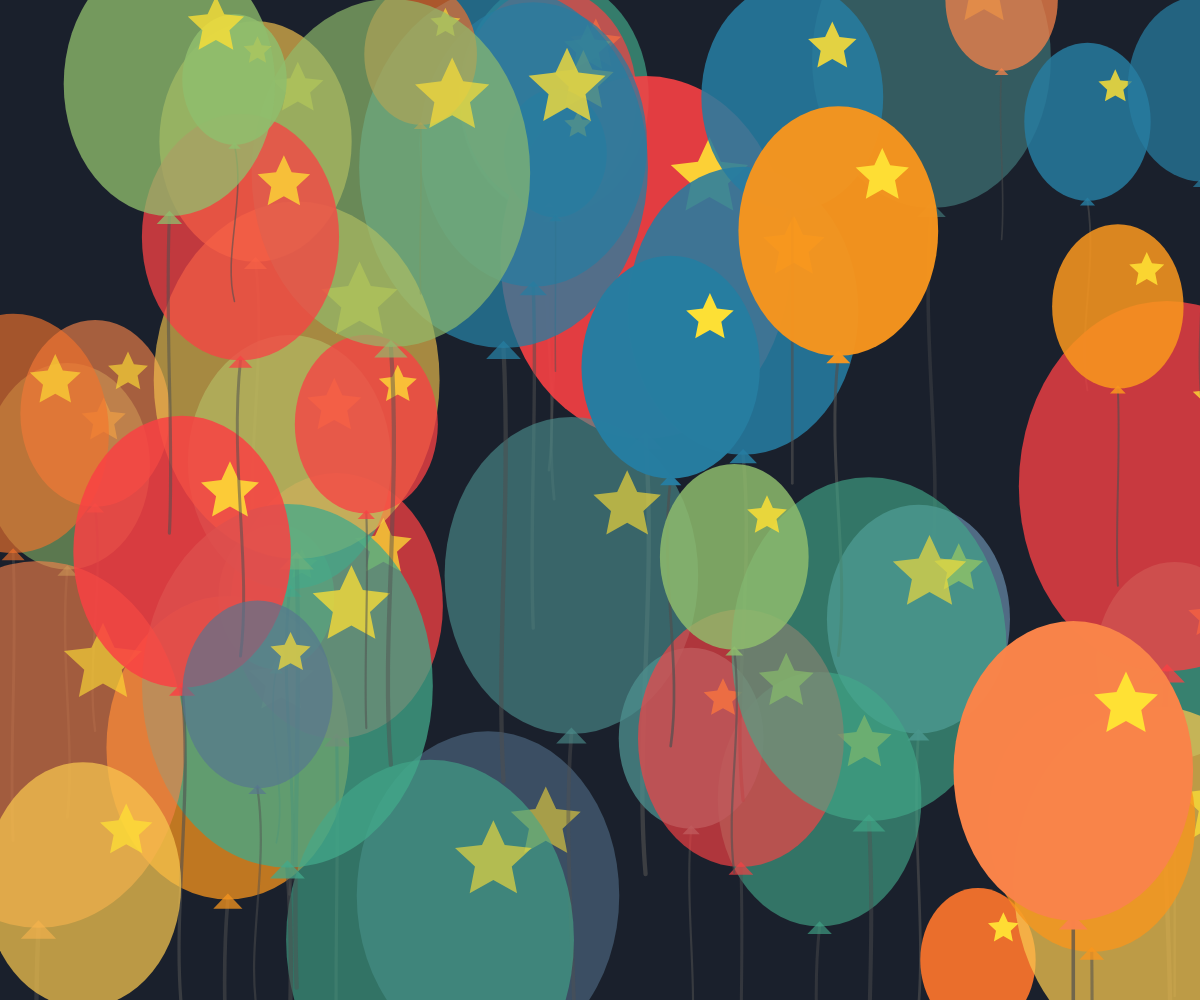
Frame 1 (no input)
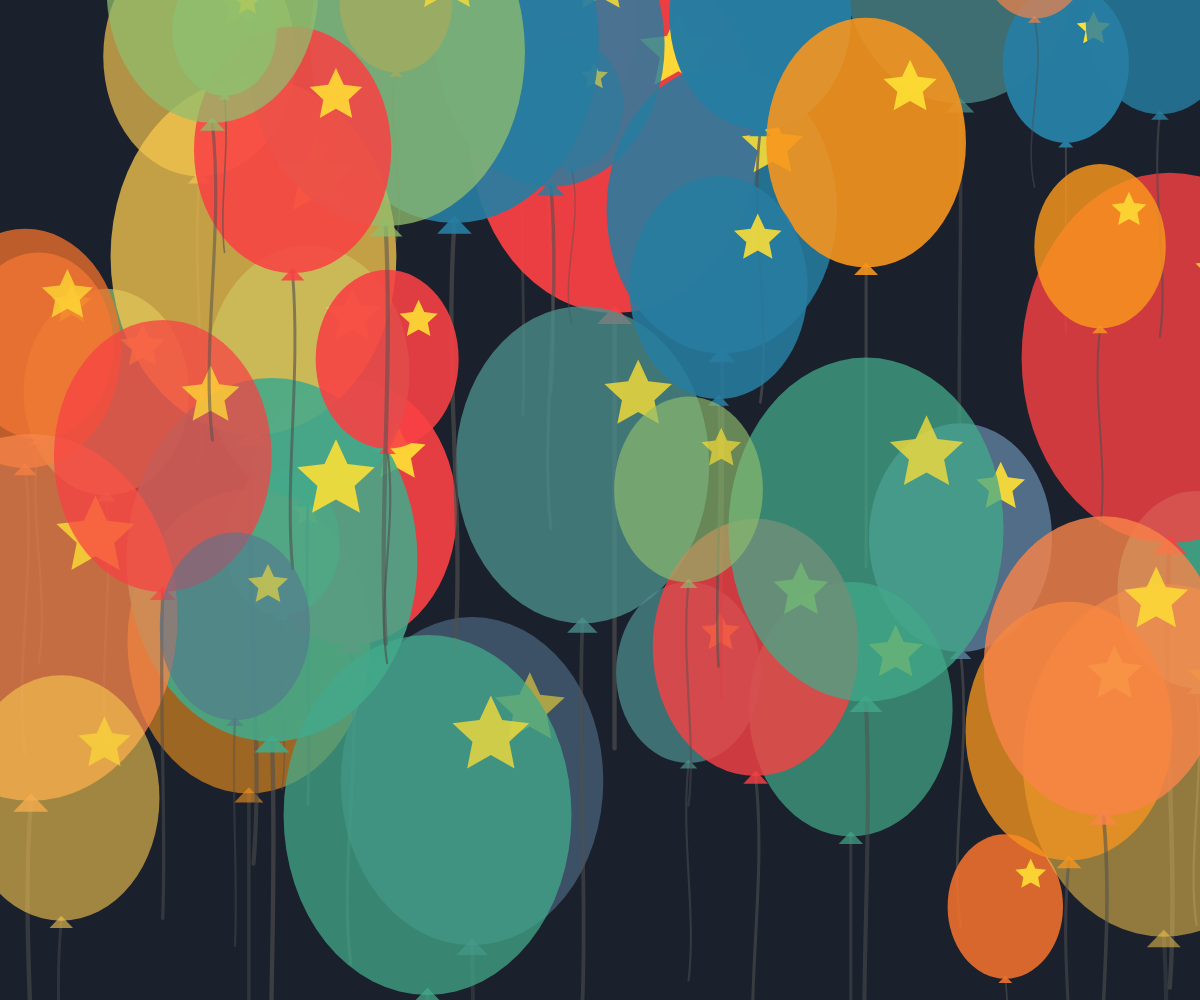
Frame 60 (no input)
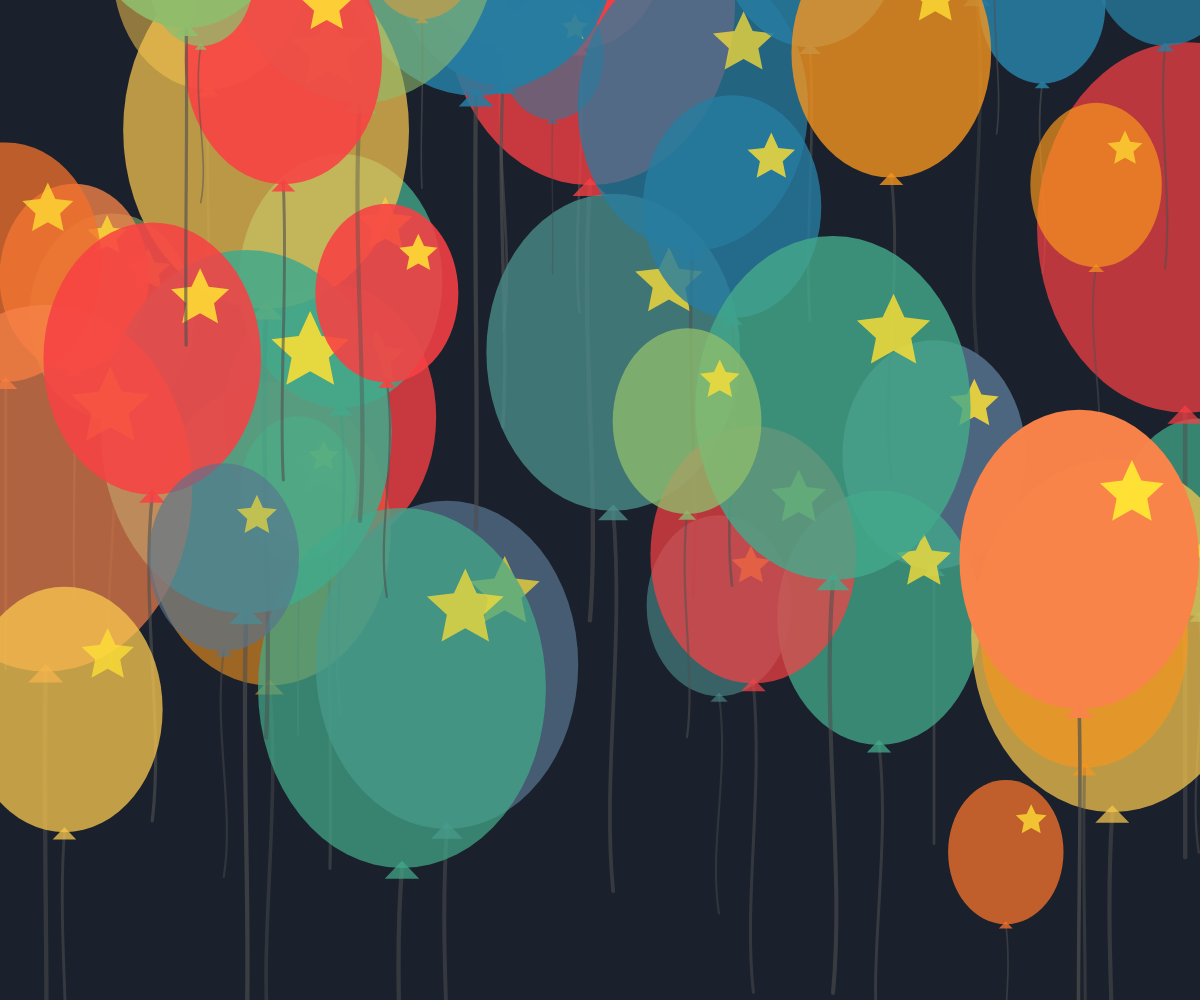
Frame 120 (the mouse pressed at the canvas centre since frame 60)

The p5.js sketch that drew these frames (run headless with seeded random() and noise() and a simulated clock; from frame 60 on, the mouse is pressed at the canvas centre):

// p5.js sketch
// ── sketch.js
// 定義畫面上欲產生的氣球總數量
const BALLOON_COUNT = 50;

// 定義氣球色彩參考色盤（十六進位色碼字串陣列）
const COLOR_PALETTE = [
  '#f94144', '#f3722c', '#f8961e', '#f9844a', '#f9c74f',
  '#90be6d', '#43aa8b', '#4d908e', '#577590', '#277da1'
];

// 宣告儲存所有氣球物件實例的陣列
let balloons = [];

// 定義氣球類別（Balloon）以封裝個別狀態與渲染行為
class Balloon {
  // 建構函式，初始化氣球屬性
  constructor() {
    // 呼叫重設位置與初始屬性方法（初次生成分佈於全螢幕）
    this.reset(true);
  }

  // 重設氣球狀態方法，initial 為 true 代表初次產生，false 代表飄出螢幕後由底部重生
  reset(initial = false) {
    // 隨機選取畫面基準維度（取寬與高的較小值），尺寸介於畫面 10% 至 30% 之間
    this.sizeRatio = random(0.10, 0.30);
    // 根據當前視窗動態計算氣球的實際直徑
    this.diameter = min(width, height) * this.sizeRatio;
    // 氣球橢圓的高度為寬度的 1.25 倍
    this.h = this.diameter * 1.25;
    // 氣球橢圓的寬度
    this.w = this.diameter;
    // 隨機決定氣球水平 X 軸位置
    this.x = random(width);
    // 若為初次生成則隨機散佈於整個畫布，否則從畫面底部外側生成
    this.y = initial ? random(height) : height + this.h;
    // 向上漂浮的速度（大小較大的氣球飄得稍微快一點）
    this.speedY = map(this.sizeRatio, 0.10, 0.30, 0.8, 2.2);
    // 左右擺動的水平位移振幅
    this.swingAmplitude = random(15, 35);
    // 隨機賦予擺動的起始角度相位
    this.swingAngle = random(TWO_PI);
    // 擺動角度隨時間推進的角速度
    this.swingSpeed = random(0.015, 0.035);
    // 隨機選定底色色碼
    this.baseColorHex = random(COLOR_PALETTE);
    // 基礎透明度（範圍 150 至 230，保持輕透層次）
    this.baseAlpha = random(150, 230);
    // 透明度動態震盪的時間相位
    this.alphaPhase = random(TWO_PI);
    // 透明度變化的更新速率
    this.alphaSpeed = random(0.02, 0.05);
    // 氣球下方懸掛繩線的長度（與氣球本體高度成正比）
    this.stringLength = this.h * 1.2;
  }

  // 當視窗縮放時重新計算氣球當前尺寸
  recalculateSize() {
    // 重新計算直徑
    this.diameter = min(width, height) * this.sizeRatio;
    // 重新計算高度
    this.h = this.diameter * 1.25;
    // 重新計算寬度
    this.w = this.diameter;
    // 重新計算繩線長度
    this.stringLength = this.h * 1.2;
  }

  // 更新氣球位置與動態數值
  update() {
    // 氣球縱向向上飄升
    this.y -= this.speedY;
    // 推進左右擺動的角度相位
    this.swingAngle += this.swingSpeed;
    // 推進透明度呼吸動態的相位
    this.alphaPhase += this.alphaSpeed;

    // 若氣球頂端與繩線完全脫離螢幕上方，則從底部重新生成
    if (this.y < -this.h - this.stringLength) {
      // 呼叫 reset 且帶入 false 表示自底部重設
      this.reset(false);
    }
  }

  // 繪製氣球與附屬物件的方法
  display() {
    // 計算水平擺動所產生的即時偏移量
    let swingOffset = sin(this.swingAngle) * this.swingAmplitude;
    // 結合氣球基準 X 與擺動位移得出當前繪製中心 X
    let currentX = this.x + swingOffset;

    // 動態計算目前的透明度（利用正弦波產生 ±25 的平滑浮動）
    let dynamicAlpha = this.baseAlpha + sin(this.alphaPhase) * 25;

    // 儲存當前繪圖矩陣狀態
    push();
    // 將座標原點平移至氣球中心
    translate(currentX, this.y);

    // --- 繪製下方繩線 ---
    // 啟用線條繪製模式
    stroke(80, 80, 80, dynamicAlpha * 0.7);
    // 設定繩線粗細，依氣球大小動態縮放
    strokeWeight(max(1, this.diameter * 0.015));
    // 繩線不填色
    noFill();
    // 繪製從氣球底部出發並自然彎曲的貝茲曲線繩線
    bezier(
      0, this.h * 0.5,
      sin(this.swingAngle) * 12, this.h * 0.5 + this.stringLength * 0.35,
      -sin(this.swingAngle) * 12, this.h * 0.5 + this.stringLength * 0.7,
      0, this.h * 0.5 + this.stringLength
    );

    // --- 繪製氣球本體與束口結（無外框） ---
    // 關閉線條邊框（符合氣球本體無外框要求）
    noStroke();
    // 轉換底色色碼並套用動態調整後的透明度
    let c = color(this.baseColorHex);
    // 設定色彩的 alpha 透明度通道
    c.setAlpha(dynamicAlpha);
    // 套用氣球填色
    fill(c);

    // 繪製氣球下方的三角形束口結
    triangle(
      0, this.h * 0.48,
      -this.w * 0.06, this.h * 0.53,
      this.w * 0.06, this.h * 0.53
    );

    // 繪製氣球本體橢圓形狀
    ellipse(0, 0, this.w, this.h);

    // --- 繪製右上方內部黃色星星圖案 ---
    // 計算星星位於氣球右上方內部的相對中心座標（與氣球寬高連動）
    let starX = this.w * 0.22;
    // 計算星星 Y 軸相對位置
    let starY = -this.h * 0.22;
    // 星星外半徑與氣球直徑成固定比例連動（約為直徑的 14%）
    let starRadiusOut = this.diameter * 0.14;
    // 星星內凹半徑（設定為外徑的一半）
    let starRadiusIn = starRadiusOut * 0.48;

    // 設定星星的亮黃色填色，並隨氣球透明度動態變化
    fill(255, 225, 53, dynamicAlpha);
    // 呼叫五角星繪製函式
    this.drawStar(starX, starY, starRadiusIn, starRadiusOut, 5);

    // 回復先前儲存的繪圖矩陣狀態
    pop();
  }

  // 繪製多角星形幾何頂點的輔助函式
  drawStar(x, y, radius1, radius2, npoints) {
    // 計算每個頂點的角度跨距
    let angle = TWO_PI / npoints;
    // 計算內凹頂點的半角跨距
    let halfAngle = angle / 2.0;
    // 開始自定義形狀
    beginShape();
    // 依序繞行計算各角座標
    for (let a = -HALF_PI; a < TWO_PI - HALF_PI; a += angle) {
      // 計算外凸頂點的 X 座標
      let sx = x + cos(a) * radius2;
      // 計算外凸頂點的 Y 座標
      let sy = y + sin(a) * radius2;
      // 標註頂點
      vertex(sx, sy);
      // 計算內凹頂點的 X 座標
      sx = x + cos(a + halfAngle) * radius1;
      // 計算內凹頂點的 Y 座標
      sy = y + sin(a + halfAngle) * radius1;
      // 標註頂點
      vertex(sx, sy);
    }
    // 結束形狀並自動閉合多邊形
    endShape(CLOSE);
  }
}

// p5.js 初始化設定函式
function setup() {
  // 建立填滿瀏覽器視窗的全螢幕畫布
  createCanvas(windowWidth, windowHeight);
  // 迴圈實例化指定數量的氣球物件並加入陣列
  for (let i = 0; i < BALLOON_COUNT; i++) {
    // 產生一個新的 Balloon 實例並推入陣列
    balloons.push(new Balloon());
  }
}

// p5.js 每幀繪圖迴圈函式
function draw() {
  // 清空畫布背景，填入柔和的深灰藍底色（凸顯各色氣球與星星）
  background(26, 32, 44);

  // 逐一更新並渲染陣列中的每一顆氣球
  for (let b of balloons) {
    // 更新氣球的物理位移、擺動與透明度數值
    b.update();
    // 繪製氣球、繩線與連動星星
    b.display();
  }
}

// 當瀏覽器視窗大小改變時自動觸發的處理函式
function windowResized() {
  // 重新調整畫布尺寸以符合新的視窗大小
  resizeCanvas(windowWidth, windowHeight);
  // 遍歷所有氣球，根據新解析度重算氣球大小
  for (let b of balloons) {
    // 依最新畫布尺寸更新半徑與繩長
    b.recalculateSize();
  }
}
// ── style.css
html, body {
  margin: 0;
  padding: 0;
  width: 100vw;
  height: 100vh;
  overflow: hidden; /* 防止動態元素引發滾動條 */
  background-color: #f8961e08;
}

canvas {
  display: block; /* 移除 canvas 預設行內元素底部的微小間隙 */
}
